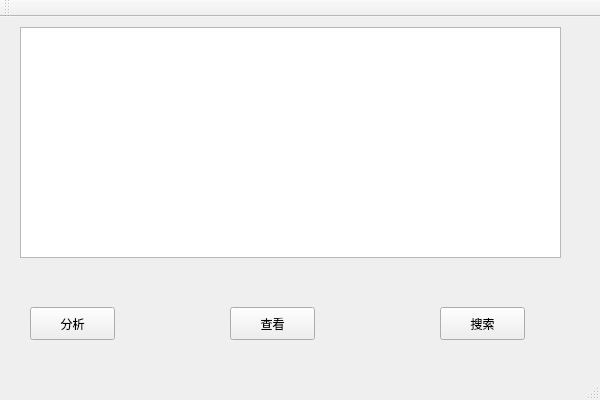
<?xml version="1.0" encoding="UTF-8"?>
<ui version="4.0">
 <class>MainWindow</class>
 <widget class="QMainWindow" name="MainWindow">
  <property name="enabled">
   <bool>true</bool>
  </property>
  <property name="geometry">
   <rect>
    <x>0</x>
    <y>0</y>
    <width>600</width>
    <height>400</height>
   </rect>
  </property>
  <property name="maximumSize">
   <size>
    <width>600</width>
    <height>400</height>
   </size>
  </property>
  <property name="sizeIncrement">
   <size>
    <width>600</width>
    <height>400</height>
   </size>
  </property>
  <property name="windowTitle">
   <string>MainWindow</string>
  </property>
  <widget class="QWidget" name="centralWidget">
   <widget class="QPushButton" name="addButton">
    <property name="geometry">
     <rect>
      <x>30</x>
      <y>290</y>
      <width>85</width>
      <height>33</height>
     </rect>
    </property>
    <property name="text">
     <string>分析</string>
    </property>
   </widget>
   <widget class="QPushButton" name="pushButton_3">
    <property name="geometry">
     <rect>
      <x>230</x>
      <y>290</y>
      <width>85</width>
      <height>33</height>
     </rect>
    </property>
    <property name="text">
     <string>查看</string>
    </property>
   </widget>
   <widget class="QPushButton" name="pushButton">
    <property name="geometry">
     <rect>
      <x>440</x>
      <y>290</y>
      <width>85</width>
      <height>33</height>
     </rect>
    </property>
    <property name="text">
     <string>搜索</string>
    </property>
   </widget>
   <widget class="QTextEdit" name="textEdit">
    <property name="geometry">
     <rect>
      <x>20</x>
      <y>10</y>
      <width>541</width>
      <height>231</height>
     </rect>
    </property>
   </widget>
  </widget>
  <widget class="QMenuBar" name="menuBar">
   <property name="geometry">
    <rect>
     <x>0</x>
     <y>0</y>
     <width>600</width>
     <height>29</height>
    </rect>
   </property>
  </widget>
  <widget class="QToolBar" name="mainToolBar">
   <attribute name="toolBarArea">
    <enum>TopToolBarArea</enum>
   </attribute>
   <attribute name="toolBarBreak">
    <bool>false</bool>
   </attribute>
  </widget>
  <widget class="QStatusBar" name="statusBar"/>
 </widget>
 <layoutdefault spacing="6" margin="11"/>
 <resources/>
 <connections/>
</ui>
